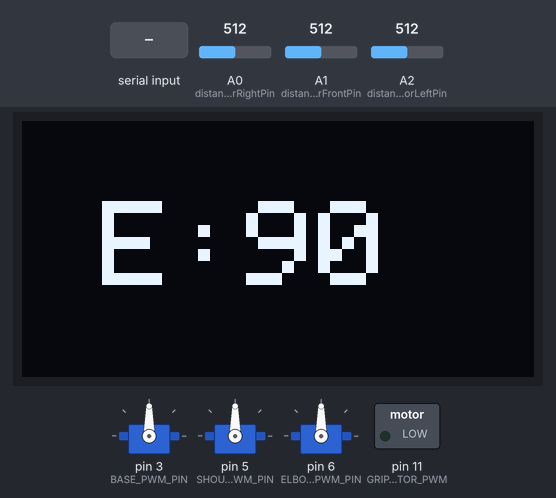
The sketch below on a simulated Arduino Mega 2560, built with avr-gcc and run on an emulated ATmega2560. Parts: 128×64 one-colour display, 3 × servo, switched loads named in the sketch (green lamp = pin HIGH). Dashed ring = blinking. The inputs (shaded band) are chosen by the test bench; at power-on: A1 (distanceSensorFrontPin) = 512, A0 (distanceSensorRightPin) = 512, A2 (distanceSensorLeftPin) = 512. What the sketch prints to the serial monitor is not drawn.

Above: at 3.3 s.
3.4 s: "a90\n" received over the second serial link
At 5.2 s:
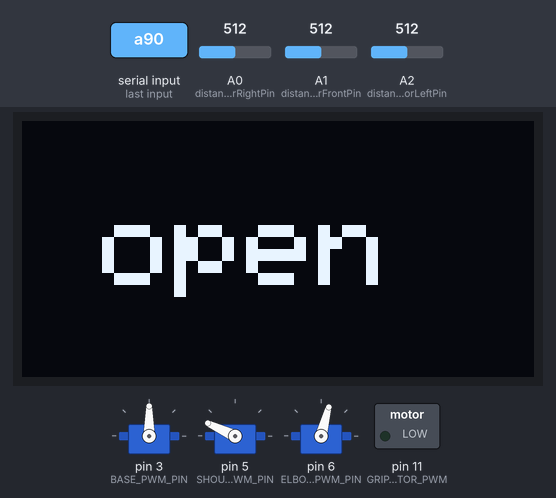
6.0 s: A1 (distanceSensorFrontPin) set to 399
7.5 s: A1 (distanceSensorFrontPin) set to 364
At 7.9 s:
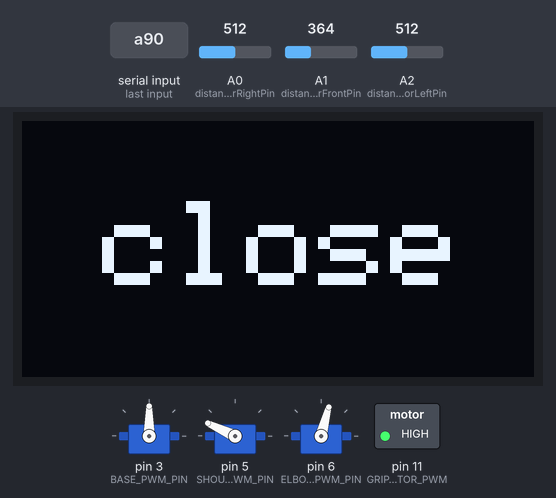
9.5 s: "b,45\n" received over the second serial link
At 12.0 s:
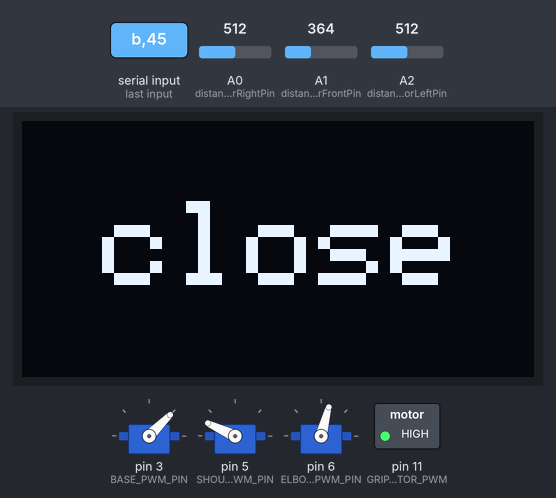
12.5 s: A1 (distanceSensorFrontPin) set to 511
15.5 s: "m90\n" received over the second serial link
At 16.8 s:
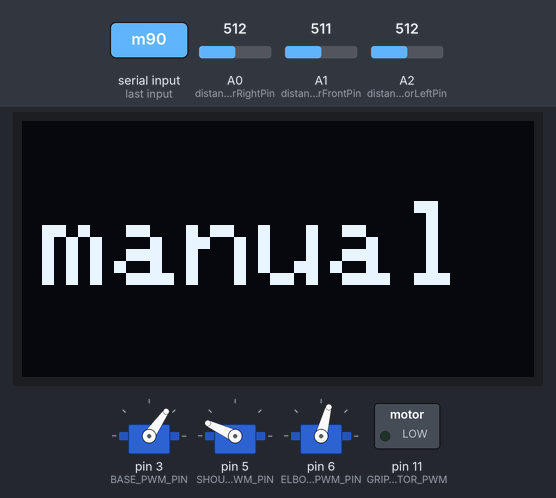
Timing chart, 0 to 18.0 s (numbered marks = the images above; inputs shaded):
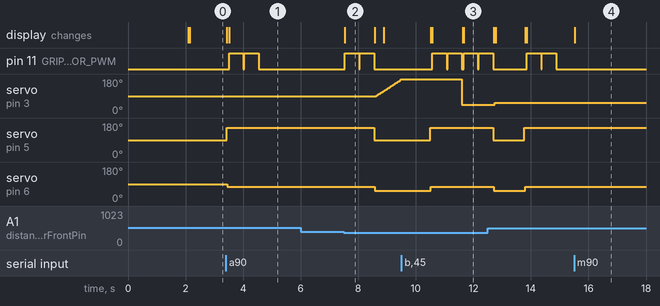

The sketch:

due_bluetooth_HC05_robotic_arm.ino
```cpp
 /*
Arduino Due + HC-05 bluetooth + servos + oled + IR sensors
- servos controlled via bluetooth

DUE -> HC-05
Tx1 (18) - Rx
Rx1 (19) - Tx
GND - GND
3.3V - VCC

DUE -> OLED 128x64
3.3V - VCC
GND - GND
Scl (21) - Scl
Sda (20) - Sda

DUE -> Analog Distance Sensors (GP2Y0A21YK):
A0 -> Sensor Right
A1 -> Sensor Front
A2 -> Sensor Left

Examples:
a45     // base rotation - analog servo
b90
c45
a45b45c45

// gripper control
g120c // close half speed
g255o // open full speed
*/

#include <Servo.h>
#include <SPI.h>
#include <Wire.h>
#include <Adafruit_GFX.h>
#include <Adafruit_SSD1306.h>

#define HC05 Serial1
#define LED 2

#define BASE_MIN 5
#define BASE_MAX 175
#define SHOULDER_MIN 15
#define SHOULDER_MAX 170
#define ELBOW_MIN 15
#define ELBOW_MAX 170
#define DEFAULT_SERVO_ANGLE 90

#define BASE_PWM_PIN 3 // Base
#define SHOULDER_PWM_PIN 5 // Shoulder
#define ELBOW_PWM_PIN 6 // Elbow

/*TB6612FNG Dual Motor Driver Carrier*/
#define GRIPPER_MOTOR_PWM 11 // pwm output
#define GRIPPER_MOTOR_AIN1 12
#define GRIPPER_MOTOR_AIN2 13

//Control State
#define MANUAL_CONTROL 0
#define SEMI_AUTONOMOUS_CONTROL 1

#define OLED_RESET 4
Adafruit_SSD1306 display(OLED_RESET);

#if (SSD1306_LCDHEIGHT != 64)
#error("Height incorrect, please fix Adafruit_SSD1306.h!");
#endif

Servo servoBase;
Servo servoShoulder;
Servo servoElbow;

int servoBase_val;
int servoShoulder_val;
int servoElbow_val;

// Analog IR sensors distance variables
int distanceSensorRight;
int distanceSensorFront;
int distanceSensorLeft;
// Analog IR sensors Pins
int distanceSensorRightPin = 0;
int distanceSensorFrontPin = 1;
int distanceSensorLeftPin = 2;
int detectionThreshold;

// Memory variables
int baseCurrentPosition = 0; // Position of the Front Sensor

int controlState = 0; // 0 - manual control, 1 - semi autonomous control
int baseServoSpeedFlag = 1;
int currentRoboticArmState; // 0;
/*
0 - waiting for object - default robotic arm position
1 - gripping position
2 - obstacle searching position
*/


void setup(){
  //pinMode(LED, OUTPUT);
  setOledDisplay();
  //flashLed(300);
  Serial.begin(9600);
  initializeBluetooth();
  initializeServos();
  initializeDistanceSensors();
  delay(2000);
  setDefaulRoboticArmPosition();
}

void initializeBluetooth(){
  HC05.begin(9600);
  HC05.setTimeout(10);
}

void initializeServos(){
  Serial.write("\nServo test\n");
  servoBase.attach(BASE_PWM_PIN);
  servoShoulder.attach(SHOULDER_PWM_PIN);
  servoElbow.attach(ELBOW_PWM_PIN);
}

void initializeDistanceSensors(){
  detectionThreshold = 380; //400 can be changed as needed ;)
  distanceSensorRight = 0;
  distanceSensorFront = 0;
  distanceSensorLeft = 0;
}

void setDefaulRoboticArmPosition(){
  //setServoBasePosition(DEFAULT_SERVO_ANGLE);
  setServo(1, DEFAULT_SERVO_ANGLE);
  setServo(2, DEFAULT_SERVO_ANGLE);
  setServo(3, DEFAULT_SERVO_ANGLE);
  //gripperControl('c', 250);
  servoBase_val = servoBase.read();
  servoShoulder_val = servoShoulder.read();
  servoElbow_val = servoElbow.read();
  currentRoboticArmState = 0;
}

void setGrippingRoboticArmPosition(){
  if(currentRoboticArmState!=1){
    setServo(2, 155);
    setServo(3, 75);
    gripperControl('o', 255);
    gripperControl('o', 255);
    servoShoulder_val = servoShoulder.read();
    servoElbow_val = servoElbow.read();
    currentRoboticArmState=1;
  }
}

void setObstacleSearchingRoboticArmPosition(){
  if(currentRoboticArmState!=2){
    gripperControl('c', 255);
    gripperControl('c', 255);
    setServo(2, 90); // Shoulder
    setServo(3, 55);  // Elbow
    servoShoulder_val = servoShoulder.read();
    servoElbow_val = servoElbow.read();
    currentRoboticArmState=2;
  }
}

void setOledDisplay(){
    // Set up the display
  display.begin(SSD1306_SWITCHCAPVCC, 0x3C); // Initialize with the I2C addr 0x3D if not working use 0x3C (for the 128x64)
  //display.setTextColor(WHITE);
  display.clearDisplay();
  display.setTextSize(1);
  display.setTextColor(WHITE);
  display.setCursor(25,0);
  display.println("instructables");
  display.println();
  display.display();
  //delay(2000);
}

void loop(){
  int detection = readDistanceSensors();
  //Serial.println("Detection: " +String(detection));
  if(controlState==SEMI_AUTONOMOUS_CONTROL){
    checkIfObjectWasDetected(detection);
  }
  while(HC05.available()){
    processInput();
  }
}// void loop()

void checkIfObjectWasDetected(int detection){
  //int targetServoPosition;
  if(detection==1){ // position of the right sensor
    setObstacleSearchingRoboticArmPosition();
    setServoBaseDirection(0); // move right
  }
  else if(detection==2){ // position of the front sensor
    setGrippingRoboticArmPosition();
  }
  else if(detection==3){ // position of the left sensor
    setObstacleSearchingRoboticArmPosition();
    setServoBaseDirection(1); // move left
  }
  else{
    // not found any object
    delay(500);
  }
  //setServoBasePosition(targetServoPosition);
}

void processInput (){
  byte c = HC05.read ();
  switch (c){

    case 'a': // Base
    {
      Serial.println("Semi autonomous control");
      controlState=SEMI_AUTONOMOUS_CONTROL;
      DisplayControlStateOnOled("auto");
      break;
    }

    case 'm': // Base
    {
      Serial.println("Manual control");
      controlState=MANUAL_CONTROL;
      DisplayControlStateOnOled("manual");
      break;
    }

    case 'b': // Base
    {
      int deg_base = HC05.parseInt();
      Serial.println("deg_base: "+String(deg_base));
      setServo(1, deg_base);
      break;
    }

    case 's': // Shoulder
    {
      int deg_shoulder = HC05.parseInt();
      Serial.println("deg_shoulder: "+String(deg_shoulder));
      setServo(2, deg_shoulder);
      break;
    }

    case 'e': // Elbow
    {
      //turnLed(1);
      int deg_elbow = HC05.parseInt();
      Serial.println("deg_elbow: "+String(deg_elbow));
      setServo(3, deg_elbow);
      break;
    }
    case 'g':
    {
      // Gripper Control
      int mspeed = HC05.parseInt(); //max 255
      char mdirection = HC05.read ();
      Serial.println("mspeed: "+String(mspeed)+" mdirection: "+String(mdirection));
      gripperControl(mdirection, mspeed);
      break;
    }
    case 'p':
    {
      // Set Default Position
      setDefaultPosition(90, 120, 120);
      break;
    }

    case 'i':
    {
      // Print current servos position
      printServosPosition();
      break;
    }
  }// switch (c)
}// void processInput ()

int readDistanceSensors(){
    int detection = 0;
    distanceSensorRight = analogRead(distanceSensorRightPin);
    distanceSensorFront = analogRead(distanceSensorFrontPin);
    distanceSensorLeft = analogRead(distanceSensorLeftPin);

    //Serial.println("SensorRight: "+String(distanceSensorRight)+", SensorFront: "+String(distanceSensorFront)+", SensorLeft: "+String(distanceSensorLeft));

    if(distanceSensorFront>detectionThreshold){
      detection = 2;
    }
    else if(distanceSensorRight>detectionThreshold){
      detection = 1;
    }
    else if(distanceSensorLeft>detectionThreshold){
      detection = 3;
    }
    return detection;
}// int readDistanceSensors()

int readFrontSensor(){
  int detection = 0;
  distanceSensorFront = analogRead(distanceSensorFrontPin);
  if(distanceSensorFront>detectionThreshold){
      Serial.println("Object Detected - FRONT");
      detection = 1;
  }
  return detection;
}

void gripperControl(char mdirection, int mspeed){
  if (mdirection == 'o'){
    digitalWrite(GRIPPER_MOTOR_AIN1, LOW);
    digitalWrite(GRIPPER_MOTOR_AIN2, HIGH);
    DisplayGripperStateOnOled("open");
  }
  else if (mdirection == 'c'){
    digitalWrite(GRIPPER_MOTOR_AIN1, HIGH);
    digitalWrite(GRIPPER_MOTOR_AIN2, LOW);
    DisplayGripperStateOnOled("close");
  }
  analogWrite(GRIPPER_MOTOR_PWM, mspeed);
  delay(500);
  analogWrite(GRIPPER_MOTOR_PWM, 0);
}// void gripperControl(int mdirection, int mspeed)

void printServosPosition(){
   Serial.println("servoBase: "+String(servoBase_val));
   Serial.println("servoShoulder: "+String(servoShoulder_val));
   Serial.println("servoElbow: "+String(servoElbow_val));
}

void setDefaultPosition(int s1_deg, int s2_deg, int s3_deg){
    setServo(1, s1_deg);
    setServo(2, s2_deg);
    setServo(3, s3_deg);
}

void flashLed(int delay_ms){
  digitalWrite(LED, HIGH);
  delay(delay_ms);
  digitalWrite(LED, LOW);
}

void turnLed(int state){
  if(state==1){
      digitalWrite(LED,  HIGH);
  }
  else{
      digitalWrite(LED, LOW);
  }
}

void setServoBaseDirection(int baseServoDirection){
  servoBase_val = servoBase.read();
  Serial.println("servoBase: "+String(servoBase_val));
  if(baseServoDirection==0){ // move right
      Serial.println("move right");
      if(servoBase_val<BASE_MAX){
        for(servoBase_val; servoBase_val<BASE_MAX; servoBase_val +=1)// in steps of 1 degree
        {
          servoBase.write(servoBase_val); // tell servo to go to "currentServoPosition"
          delay(10);                       // waits 15ms for the servo to reach the position
          //Serial.println("servoBaseN: "+String(servoBase_val));
          if(readFrontSensor()==1){
            break;
          }
        }// for
      }// if
      servoBase.write(servoBase_val+10);
      delay(20);
  }
  else{ // move right
      Serial.println("move left");
      if(servoBase_val>BASE_MIN){
        for(servoBase_val; servoBase_val>BASE_MIN; servoBase_val -=1)// in steps of 1 degree
        {
          servoBase.write(servoBase_val); // tell servo to go to "currentServoPosition"
          delay(10);                       // waits 15ms for the servo to reach the position
          //Serial.println("servoBaseN: "+String(servoBase_val));
          if(readFrontSensor()==1){
            break;
          }
        }// for
      }// if
      servoBase.write(servoBase_val+10);
      delay(20);
  }
  delay(1000);
  setGrippingRoboticArmPosition();
}// void setServoBasePosition(int baseServoDirection)

void setServo(int servoNumber, int deg){
  if(servoNumber==1 && deg>=BASE_MIN && deg<=BASE_MAX){
    servoBase.write(deg);
    servoBase_val = servoBase.read();
    Serial.println("servoBase: "+String(servoBase_val));
    DisplayAngleOnOled("B:",servoBase_val);
  }
  else if(servoNumber==2 && deg>=SHOULDER_MIN && deg<=SHOULDER_MAX){
    servoShoulder.write(deg);
    servoShoulder_val = servoShoulder.read();
    Serial.println("servoShoulder: "+String(servoShoulder_val));
    DisplayAngleOnOled("S:",servoShoulder_val);
  }
  else if(servoNumber==3 && deg>=ELBOW_MIN && deg<=ELBOW_MAX){
    servoElbow.write(deg);
    servoElbow_val = servoElbow.read();
    Serial.println("servoElbow: "+String(servoElbow_val));
    DisplayAngleOnOled("E:",servoElbow_val);
  }
}// void setServo(int servoNumber, int deg)

void DisplayAngleOnOled(String armString, int agle){
    display.clearDisplay();
    display.setTextSize(3);
    display.setTextColor(WHITE);
    display.setCursor(20,20);
    display.print(armString);
    display.println(agle);
    display.println();
    display.display();
}

void DisplayGripperStateOnOled(String gripperStateString){
    display.clearDisplay();
    display.setTextSize(3);
    display.setTextColor(WHITE);
    display.setCursor(20,20);
    display.print(gripperStateString);
    display.println();
    display.display();
}

void DisplayControlStateOnOled(String controlStateString){
    display.clearDisplay();
    display.setTextSize(3);
    display.setTextColor(WHITE);
    display.setCursor(5,20);
    display.print(controlStateString);
    display.println();
    display.display();
}
```

Measured:
- the behaviour switches between 381 and 380 on A1 (distanceSensorFrontPin) (found by bisection; images 1 and 2)
- after the input at 3.4 s, pin 11 (GRIPPER_MOTOR_PWM): alternates HIGH for 0.50 s and LOW for 0.03 s, 4 changes in all, then stays LOW, starting after 0.11 s; servo on pin 5 (SHOULDER_PWM_PIN): 90° → 155° at once; servo on pin 6 (ELBOW_PWM_PIN): 90° → 75° after 0.06 s; the display: first changes at once (image 1 shows a later state)
- after the input at 6.0 s, every drawn part: stays the same
- after the input at 7.5 s, pin 11 (GRIPPER_MOTOR_PWM): alternates HIGH for 0.50 s and LOW for 0.03 s, starting at once; servo on pin 3 (BASE_PWM_PIN): moves from 90° to 180° over 0.86 s, starting after 1.1 s
- after the input at 9.5 s, servo on pin 3 (BASE_PWM_PIN): 180° → 45° after 2.1 s; the display: first differs from a run without the input after 2.1 s (image 3 shows a later state)
- after the input at 15.5 s, the display: changes at once (image 4)
- what the display in image 2 shows lasts 1.1 s, from 7.5 s to 8.6 s
